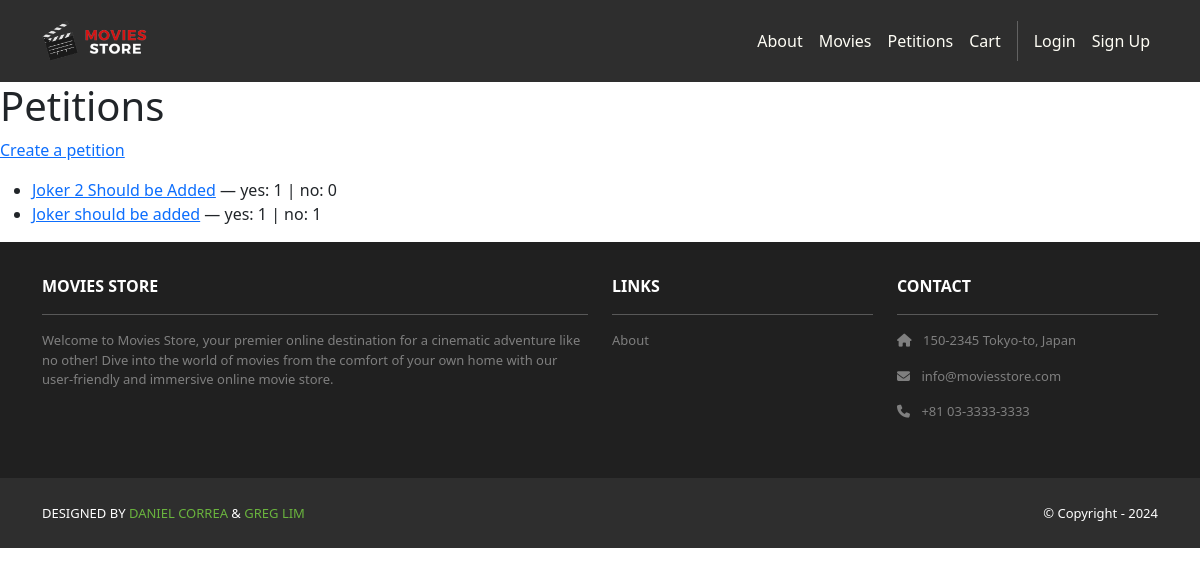
The app's page /petitions/, older data.
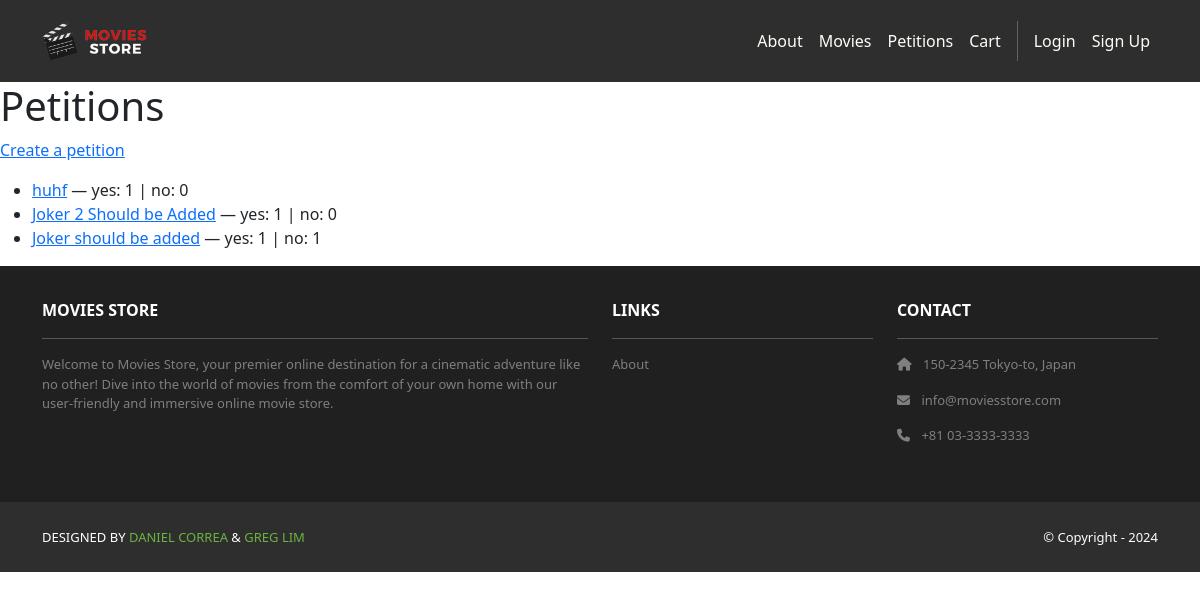
The same page, newer data.
### petitions/models.py (models this page shows, shortened)
class Petition(models.Model):
    id = models.AutoField(primary_key=True)  # Primary key for the petition
    title = models.CharField(max_length=255)  # Short title for the requested movie
    description = models.TextField(blank=True)  # Optional longer explanation
    creator = models.ForeignKey(User, on_delete=models.CASCADE, related_name='petitions')  # User who created the petition
    created_at = models.DateTimeField(auto_now_add=True)  # Timestamp when petition was created
    yes_votes = models.ManyToManyField(User, related_name='petition_yes_votes', blank=True)  # Users who voted YES
    no_votes = models.ManyToManyField(User, related_name='petition_no_votes', blank=True)  # Users who voted NO
    def yes_count(self):
        return self.yes_votes.count()  # Count yes_votes M2M
    def no_count(self):
        return self.no_votes.count()  # Count no_votes M2M

### petitions/views.py (the view)
# urls.py: path('', views.index, name='cart.index'),
def index(request):
    petitions = Petition.objects.all().order_by('-created_at')
    template_data = {'title': 'Petitions', 'petitions': petitions}
    return render(request, 'petitions/index.html', {'template_data': template_data})

### moviesstore/templates/petitions/index.html
{% extends 'base.html' %}
{% block content %}
<h1>{{ template_data.title }}</h1>
<p><a href="{% url 'petitions.create' %}">Create a petition</a></p>
<ul>
  {% for p in template_data.petitions %}
    <li>
      <a href="{% url 'petitions.show' p.id %}">{{ p.title }}</a>
      — yes: {{ p.yes_count }} | no: {{ p.no_count }}
    </li>
  {% empty %}
    <li>No petitions yet.</li>
  {% endfor %}
</ul>
{% endblock %}

Row changes from the older to the newer data that the page shows:
added Petition: title "huhf", yes_count "1", no_count "0"
